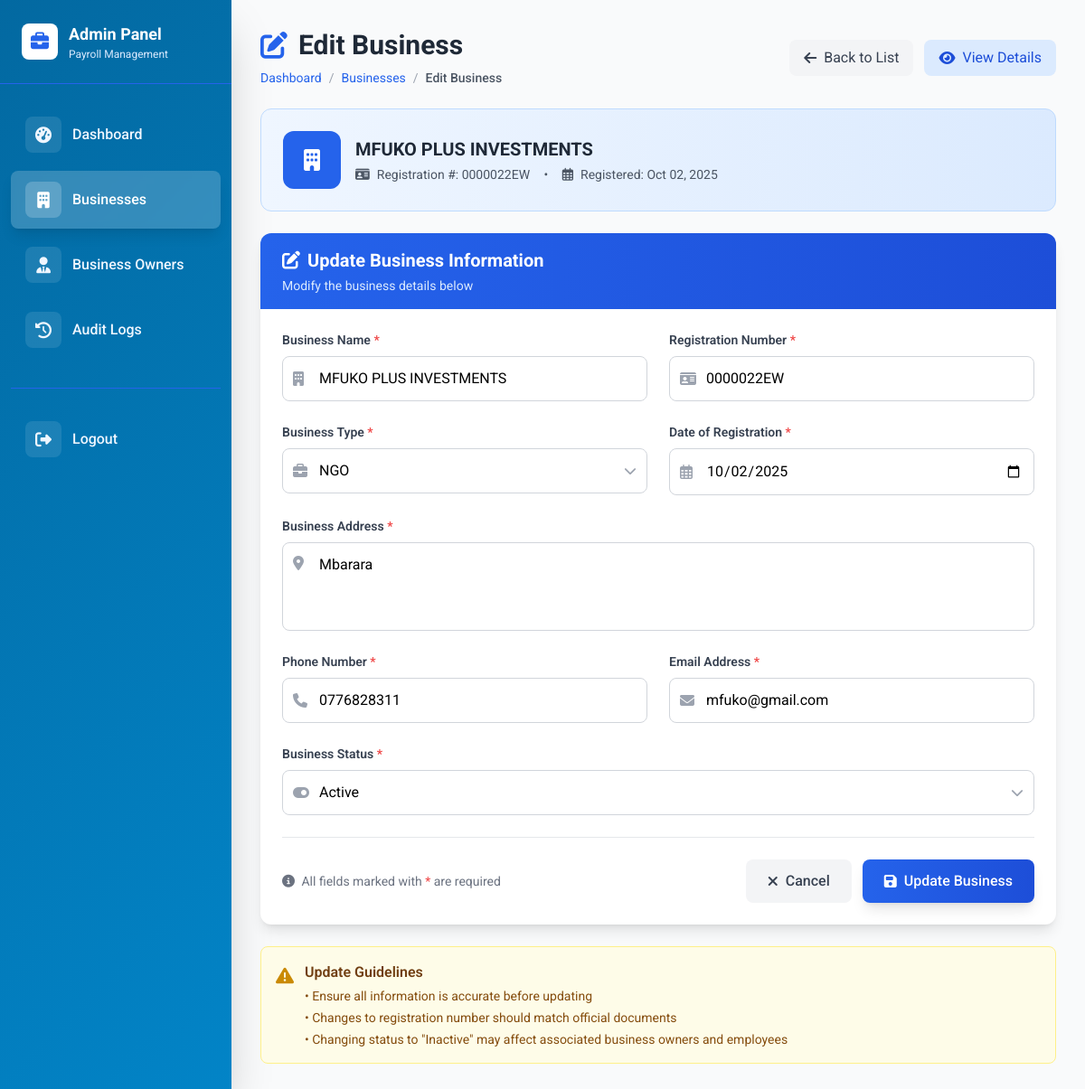
Page /pyroll_ms_admin/admin/views/business_edit.php?id=6 (signed in) on the committed database.
### tables this page shows
CREATE TABLE `businesses` (
  `id` int NOT NULL,
  `business_name` varchar(100) NOT NULL,
  `address` varchar(255) DEFAULT NULL,
  `email` varchar(100) DEFAULT NULL,
  `phone` varchar(20) DEFAULT NULL,
  `registration_number` varchar(20) NOT NULL,
  `registration_date` date NOT NULL,
  `business_type` varchar(100) NOT NULL,
  `status` varchar(100) NOT NULL DEFAULT '',
  `created_at` timestamp NULL DEFAULT CURRENT_TIMESTAMP
);

### pyroll_ms_admin/admin/views/business_edit.php (the view, shortened to what the rows shown need)
<?php
require_once '../../config/database.php';
$business = null;
$business_id = intval($_GET['id']);
$sql = "SELECT * FROM businesses WHERE id = ?";
if ($stmt = $conn->prepare($sql)) {
    $stmt->bind_param("i", $business_id);
    $stmt->execute();
    $result = $stmt->get_result();
    if ($result->num_rows === 1) {
        $business = $result->fetch_assoc();
    } else {
        header("Location: business.php?error=Business not found");
        exit();
    }
}
?>
<!DOCTYPE html>
<html lang="en">
<head>
    <script src="https://cdn.tailwindcss.com"></script>
    <link rel="stylesheet" href="https://cdnjs.cloudflare.com/ajax/libs/font-awesome/6.4.0/css/all.min.css">
</head>
<body class="bg-gray-50 font-roboto antialiased">
    <div class="flex h-screen overflow-hidden">
        <div class="flex-1 overflow-auto">
            <div class="p-8">
                <div class="mb-6">
                    <div class="flex items-center justify-between mb-4">
                        <div>
                            <h2 class="text-3xl font-bold text-gray-800 flex items-center">
                                <i class="fas fa-edit text-blue-600 mr-3"></i>
                                Edit Business
                            </h2>
                        </div>
                    </div>
                </div>
                <div class="bg-gradient-to-r from-blue-50 to-blue-100 rounded-xl p-6 mb-6 border border-blue-200">
                    <div class="flex items-center">
                        <div>
                            <h3 class="text-xl font-bold text-gray-800"><?php echo htmlspecialchars($business['business_name']); ?></h3>
                            <p class="text-sm text-gray-600 mt-1">
                                <span class="inline-flex items-center">
                                    <i class="fas fa-id-card mr-2"></i>
                                    Registration #: <?php echo htmlspecialchars($business['registration_number']); ?>
                                </span>
                                <span class="mx-3">•</span>
                                <span class="inline-flex items-center">
                                    <i class="far fa-calendar-alt mr-2"></i>
                                    Registered: <?php echo date('M d, Y', strtotime($business['registration_date'])); ?>
                                </span>
                            </p>
                        </div>
                    </div>
                </div>
                <div class="bg-white rounded-xl shadow-lg overflow-hidden">
                    <form action="<?php echo htmlspecialchars($_SERVER["PHP_SELF"]) . '?id=' . $business_id; ?>" method="post" class="p-6">
                        <div class="grid grid-cols-1 md:grid-cols-2 gap-6 mb-6">
                            <div>
                                <div class="relative">
                                    <div class="absolute inset-y-0 left-0 pl-3 flex items-center pointer-events-none">
                                    </div>
                                    <input type="text"
                                           id="business_name"
                                           name="business_name"
                                           value="<?php echo htmlspecialchars($business['business_name']); ?>"
                                           class="form-input block w-full pl-10 pr-3 py-3 border border-gray-300 rounded-lg focus:outline-none transition-all"
                                           placeholder="Enter business name"
                                           required>
                                </div>
                            </div>
                            <div>
                                <div class="relative">
                                    <div class="absolute inset-y-0 left-0 pl-3 flex items-center pointer-events-none">
                                    </div>
                                    <input type="text"
                                           id="registration_number"
                                           name="registration_number"
                                           value="<?php echo htmlspecialchars($business['registration_number']); ?>"
                                           class="form-input block w-full pl-10 pr-3 py-3 border border-gray-300 rounded-lg focus:outline-none transition-all"
                                           placeholder="Enter registration number"
                                           required>
                                </div>
                            </div>
                        </div>
                        <div class="grid grid-cols-1 md:grid-cols-2 gap-6 mb-6">
                            <div>
                                <div class="relative">
                                    <div class="absolute inset-y-0 left-0 pl-3 flex items-center pointer-events-none">
                                    </div>
                                    <select id="business_type"
                                            name="business_type"
                                            class="form-input block w-full pl-10 pr-3 py-3 border border-gray-300 rounded-lg focus:outline-none transition-all appearance-none bg-white"
                                            required>
                                        <option value="NGO" <?php echo ($business['business_type'] == 'NGO') ? 'selected' : ''; ?>>NGO</option>
                                    </select>
                                    <div class="absolute inset-y-0 right-0 pr-3 flex items-center pointer-events-none">
                                    </div>
                                </div>
                            </div>
                            <div>
                                <div class="relative">
                                    <div class="absolute inset-y-0 left-0 pl-3 flex items-center pointer-events-none">
                                    </div>
                                    <input type="date"
                                           id="registration_date"
                                           name="registration_date"
                                           value="<?php echo htmlspecialchars($business['registration_date']); ?>"
                                           class="form-input block w-full pl-10 pr-3 py-3 border border-gray-300 rounded-lg focus:outline-none transition-all"
                                           required>
                                </div>
                            </div>
                        </div>
                        <div class="mb-6">
                            <div class="relative">
                                <div class="absolute top-3 left-3 pointer-events-none">
                                </div>
                                <textarea id="address"
                                          name="address"
                                          rows="3"
                                          class="form-input block w-full pl-10 pr-3 py-3 border border-gray-300 rounded-lg focus:outline-none transition-all resize-none"
                                          placeholder="Enter complete business address"
                                          required><?php echo htmlspecialchars($business['address']); ?></textarea>
                            </div>
                        </div>
                        <div class="grid grid-cols-1 md:grid-cols-2 gap-6 mb-6">
                            <div>
                                <div class="relative">
                                    <div class="absolute inset-y-0 left-0 pl-3 flex items-center pointer-events-none">
                                    </div>
                                    <input type="tel"
                                           id="phone"
                                           name="phone"
                                           value="<?php echo htmlspecialchars($business['phone']); ?>"
                                           class="form-input block w-full pl-10 pr-3 py-3 border border-gray-300 rounded-lg focus:outline-none transition-all"
                                           placeholder="Enter phone number"
                                           required>
                                </div>
                            </div>
                            <div>
                                <div class="relative">
                                    <div class="absolute inset-y-0 left-0 pl-3 flex items-center pointer-events-none">
                                    </div>
                                    <input type="email"
                                           id="email"
                                           name="email"
                                           value="<?php echo htmlspecialchars($business['email']); ?>"
                                           class="form-input block w-full pl-10 pr-3 py-3 border border-gray-300 rounded-lg focus:outline-none transition-all"
                                           placeholder="Enter email address"
                                           required>
                                </div>
                            </div>
                        </div>
                        <div class="mb-6">
                            <div class="relative">
                                <div class="absolute inset-y-0 left-0 pl-3 flex items-center pointer-events-none">
                                </div>
                                <select id="status"
                                        name="status"
                                        class="form-input block w-full pl-10 pr-3 py-3 border border-gray-300 rounded-lg focus:outline-none transition-all appearance-none bg-white"
                                        required>
                                    <option value="active" <?php echo ($business['status'] == 'active') ? 'selected' : ''; ?>>Active</option>
                                </select>
                                <div class="absolute inset-y-0 right-0 pr-3 flex items-center pointer-events-none">
                                </div>
                            </div>
                        </div>
                    </form>
                </div>
            </div>
        </div>
    </div>
</body>
</html>

### rows in the picture
businesses: business_name "MFUKO PLUS INVESTMENTS", registration_number "0000022EW", registration_date "Oct 02, 2025", business_type "NGO", registration_date "10/02/2025", address "Mbarara", phone "0776828311", email "mfuko@gmail.com", status "Active"
